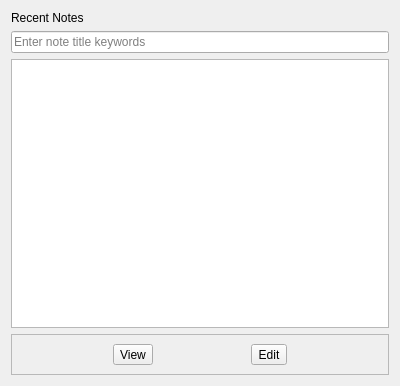
<?xml version="1.0" encoding="UTF-8"?>
<ui version="4.0">
 <class>RecentOpen</class>
 <widget class="QDialog" name="RecentOpen">
  <property name="geometry">
   <rect>
    <x>0</x>
    <y>0</y>
    <width>400</width>
    <height>386</height>
   </rect>
  </property>
  <property name="windowTitle">
   <string>Dialog</string>
  </property>
  <layout class="QVBoxLayout" name="verticalLayout">
   <item>
    <widget class="QLabel" name="label">
     <property name="text">
      <string>Recent Notes</string>
     </property>
    </widget>
   </item>
   <item>
    <widget class="QLineEdit" name="editKeyword">
     <property name="placeholderText">
      <string>Enter note title keywords</string>
     </property>
    </widget>
   </item>
   <item>
    <widget class="QListWidget" name="listRecentNotes"/>
   </item>
   <item>
    <widget class="QFrame" name="frame">
     <property name="frameShape">
      <enum>QFrame::Shape::StyledPanel</enum>
     </property>
     <property name="frameShadow">
      <enum>QFrame::Shadow::Raised</enum>
     </property>
     <layout class="QHBoxLayout" name="horizontalLayout">
      <item>
       <widget class="QToolButton" name="btnView">
        <property name="text">
         <string>View</string>
        </property>
       </widget>
      </item>
      <item>
       <widget class="QToolButton" name="btnEdit">
        <property name="text">
         <string>Edit</string>
        </property>
       </widget>
      </item>
     </layout>
    </widget>
   </item>
  </layout>
 </widget>
 <resources/>
 <connections/>
</ui>
